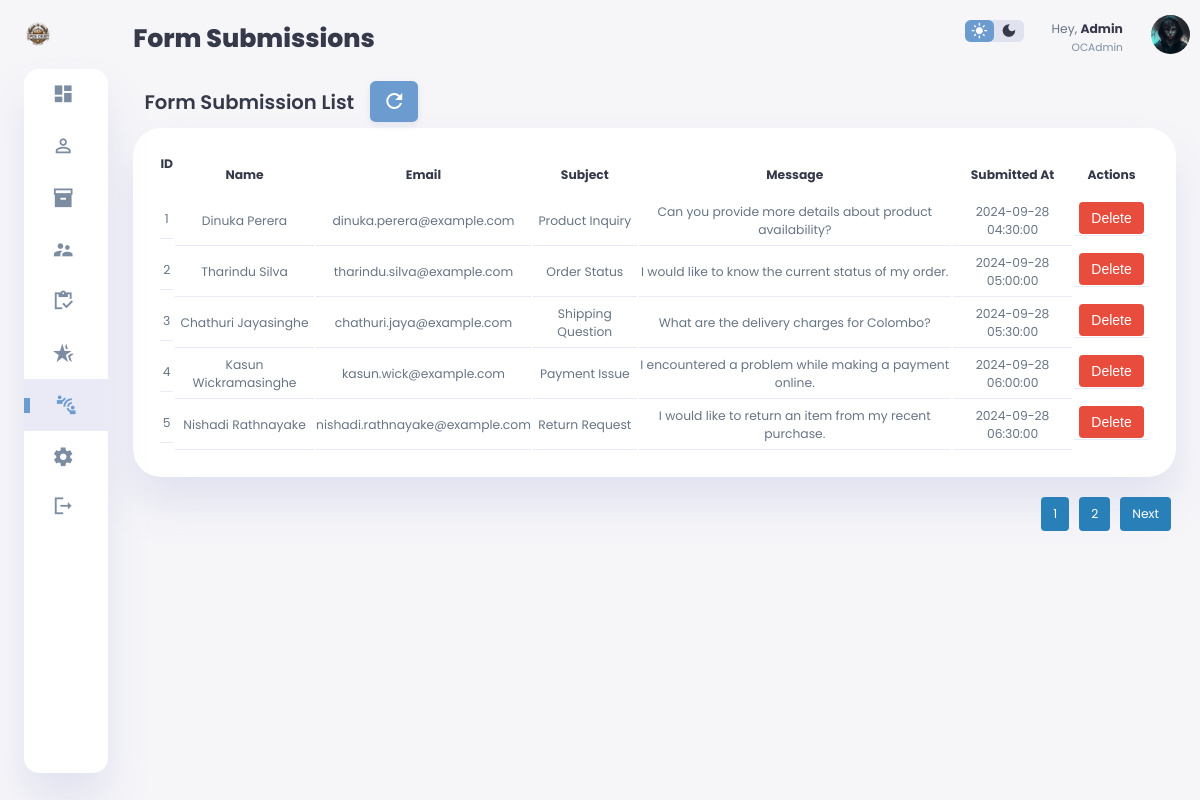
Page /admin/admin-FormSubmission.php (signed in) on the committed database.
### tables this page shows
CREATE TABLE `tg_contact_form` (
  `id` int(11) NOT NULL,
  `name` varchar(255) NOT NULL,
  `email` varchar(255) NOT NULL,
  `subject` varchar(255) DEFAULT NULL,
  `message` text NOT NULL,
  `submitted_at` timestamp NOT NULL DEFAULT current_timestamp()
);

### admin/admin-FormSubmission.php (the view, shortened to what this page needs)
<?php
$adminUsername = $_SESSION['Admin_Username'];
$mysqli = new mysqli(DB_SERVER, DB_USER, DB_PASSWORD, DB_NAME);
$limit = 5;
$page = isset($_GET['page']) ? (int)$_GET['page'] : 1;
$offset = ($page - 1) * $limit;
$totalSubmissionsSql = "SELECT COUNT(*) AS total FROM tg_contact_form";
$totalSubmissionsResult = $mysqli->query($totalSubmissionsSql);
$totalSubmissions = $totalSubmissionsResult->fetch_assoc()['total'];
$totalPages = ceil($totalSubmissions / $limit);
$sql = "SELECT `id`, `name`, `email`, `subject`, `message`, `submitted_at`
        FROM `tg_contact_form`
        LIMIT $limit OFFSET $offset";
$result = $mysqli->query($sql);
?>
<!DOCTYPE html>
<html>
<head>
    <link rel="stylesheet" href="<?php echo BASE_URL; ?>dist/css/styles-admin-main.css">
    <link rel="stylesheet" href="https://cdnjs.cloudflare.com/ajax/libs/jqueryui/1.12.1/jquery-ui.min.css">
</head>
<body>
<div class="container customers">
    <aside class="customers">
        <div class="toggle">
            <div class="logo">
                <img src="<?php echo BASE_URL; ?>dist/src/OCBSLogo.png" alt="Oven Crust Logo">
            </div>
        </div>
        <div class="sidebar">
            <a href="<?php echo ADMIN_URL; ?>admin-dashboard">
                <span class="material-icons-sharp">dashboard</span>
            </a>
            <a href="<?php echo ADMIN_URL; ?>admin-Customers">
                <span class="material-icons-sharp">person_outline</span>
            </a>
            <a href="<?php echo ADMIN_URL; ?>admin-Products">
                <span class="material-icons-sharp">inventory_2</span>
            </a>
            <a href="<?php echo ADMIN_URL; ?>admin-Suppliers">
                <span class="material-icons-sharp">supervisor_account</span>
            </a>
            <a href="<?php echo ADMIN_URL; ?>admin-Orders">
                <span class="material-icons-sharp">inventory</span>
            </a>
            <a href="<?php echo ADMIN_URL; ?>admin-SpecialOrders">
                <span class="material-icons-sharp">hotel_class</span>
            </a>
            <a href="<?php echo ADMIN_URL; ?>admin-FormSubmission" class="active">
                <span class="material-icons-sharp">connect_without_contact</span>
            </a>
            <a href="<?php echo ADMIN_URL; ?>admin-Settings">
                <span class="material-icons-sharp">settings</span>
            </a>
            <a href="<?php echo BASE_URL; ?>logout.php">
                <span class="material-icons-sharp">logout</span>
            </a>
        </div>
    </aside>
    <main>
        <h1>Form Submissions</h1>
        <div class="customer-list">
            <div style="display: flex; align-items: center;">
                <h2>Form Submission List</h2>
                <button class="refresh-button" onclick="window.location.reload();">
                    <span class="material-icons-sharp">refresh</span>
                </button>
            </div>
            <table>
            <thead>
                <tr>
                    <th>ID</th>
                    <th>Name</th>
                    <th>Email</th>
                    <th>Subject</th>
                    <th>Message</th>
                    <th>Submitted At</th>
                    <th>Actions</th>
                </tr>
            </thead>
            <tbody>
                <?php
                    if ($result->num_rows > 0) {
                        while ($row = $result->fetch_assoc()) {
                            $id = htmlspecialchars($row['id']);
                            $name = htmlspecialchars($row['name']);
                            $email = htmlspecialchars($row['email']);
                            $subject = htmlspecialchars($row['subject']);
                            $message = htmlspecialchars($row['message']);
                            $submittedAt = htmlspecialchars($row['submitted_at']);
                            echo "<tr>";
                            echo "<td>$id</td>";
                            echo "<td>$name</td>";
                            echo "<td>$email</td>";
                            echo "<td>$subject</td>";
                            echo "<td>$message</td>";
                            echo "<td>$submittedAt</td>";
                            echo "<td>
                                <button type='button' onclick='openDeleteModal(\"$id\")' class='delete-button' style='background-color: #e74c3c; color: white; border: none; padding: 8px 12px; border-radius: 4px; cursor: pointer; font-size: 14px;'>Delete</button>
                            </td>";
                            echo "</tr>";
                        }
                    } else {
                        echo "<tr><td colspan='7'>No submissions found</td></tr>";
                    }
                ?>
                </tbody>
            </table>
        </div>
        <div class="pagination">
            <?php for ($i = 1; $i <= $totalPages; $i++): ?>
                <a href="?page=<?php echo $i; ?>" class="pagination-link <?php echo $i === $page ? 'active' : ''; ?>"><?php echo $i; ?></a>
            <?php endfor; ?>
            <?php if ($page < $totalPages): ?>
                <a href="?page=<?php echo $page + 1; ?>" class="pagination-link">Next</a>
            <?php endif; ?>
        </div>
    </main>
    <div class="right-section">
        <div class="nav customer">
            <div class="dark-mode">
                <span class="material-icons-sharp active">light_mode</span>
                <span class="material-icons-sharp">dark_mode</span>
            </div>
            <div class="profile">
                <div class="info">
                    <p>Hey, <b>Admin</b></p>
                    <small class="text-muted"><?php echo htmlspecialchars($adminUsername); ?></small>
                </div>
                <div class="profile-photo">
                    <img src="<?php echo BASE_URL; ?>dist/src/admin.jfif"></div>
            </div>
        </div>
    </div>
</div>
</body>
</html>

### rows in the picture
tg_contact_form: id "1", name "Dinuka Perera", email "dinuka.perera@example.com", subject "Product Inquiry", message "Can you provide more details about product availability?", submitted_at "2024-09-28 04:30:00"
tg_contact_form: id "2", name "Tharindu Silva", email "tharindu.silva@example.com", subject "Order Status", message "I would like to know the current status of my order.", submitted_at "2024-09-28 05:00:00"
tg_contact_form: id "3", name "Chathuri Jayasinghe", email "chathuri.jaya@example.com", subject "Shipping Question", message "What are the delivery charges for Colombo?", submitted_at "2024-09-28 05:30:00"
tg_contact_form: id "4", name "Kasun Wickramasinghe", email "kasun.wick@example.com", subject "Payment Issue", message "I encountered a problem while making a payment online.", submitted_at "2024-09-28 06:00:00"
tg_contact_form: id "5", name "Nishadi Rathnayake", email "nishadi.rathnayake@example.com", subject "Return Request", message "I would like to return an item from my recent purchase.", submitted_at "2024-09-28 06:30:00"

### other values in the picture
$adminUsername "OCAdmin"
